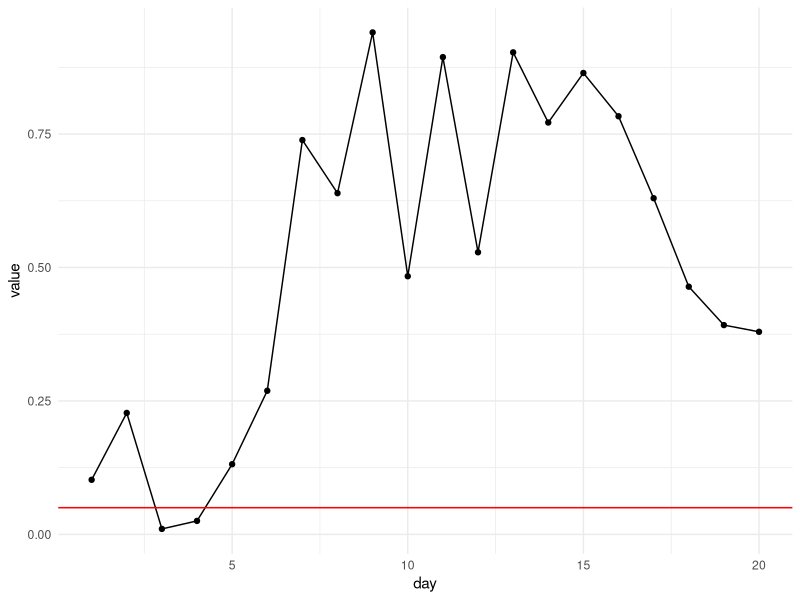
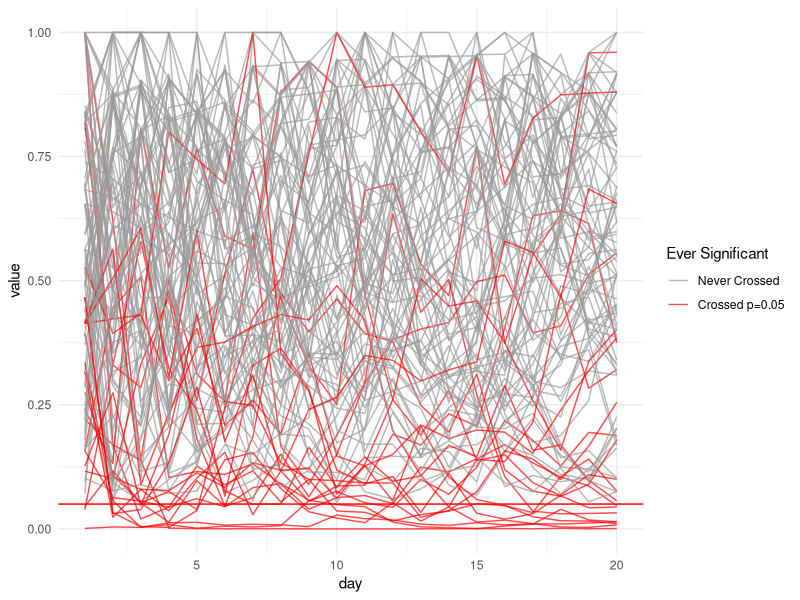

Source code (R) for these figures, in order:
## ---- chunk 1
#| echo: false
#| warning: false 

library(tidyverse)
library(ggplot2)
theme_set(theme_minimal())
## ---- chunk 2
#| code-fold: true 
# set random seed 
set.seed(57)
# simulate daily clicks 
clicks_A_daily <- rbinom(20, size = 10000, prob = 0.001)
clicks_B_daily <- rbinom(20, size = 10000, prob = 0.001)
# calculate cumulative clicks 
clicks_A_cum <- cumsum(clicks_A_daily)
clicks_B_cum <- cumsum(clicks_B_daily)

impressions_cum <- (1:20) * 10000

# loop and calculate p-value for each day 
p_values_cum <- numeric(20)

for (d in 1:20) {
  k_A <- clicks_A_cum[d]
  k_B <- clicks_B_cum[d]
  n_total <- d * 10000
  
  observed_data <- matrix(
    c(k_A, n_total - k_A,
      k_B, n_total - k_B), 
    nrow = 2, 
    byrow = TRUE
  )
  
  test_result <- chisq.test(observed_data, correct = FALSE)
  
  p_values_cum[d] <- test_result$p.value
}

# p_values_cum
## ---- chunk 3
#| code-fold: true 
df <- p_values_cum %>% as_tibble() %>% 
  mutate(day = 1:20)

df %>% ggplot(aes(x = day, y = value)) + 
  geom_line() + 
  geom_point() + 
  geom_hline(yintercept = 0.05, color = "red")
## ---- chunk 4
#| code-fold: true 
# define function for simulation 
sim_one_day <- function(i){
  # simulate daily clicks 
  clicks_A_daily <- rbinom(20, size = 10000, prob = 0.001)
  clicks_B_daily <- rbinom(20, size = 10000, prob = 0.001)
  # calculate cumulative clicks 
  clicks_A_cum <- cumsum(clicks_A_daily)
  clicks_B_cum <- cumsum(clicks_B_daily)
  
  impressions_cum <- (1:20) * 10000
  
  # loop and calculate p-value for each day 
  p_values_cum <- numeric(20)
  
  for (d in 1:20) {
    k_A <- clicks_A_cum[d]
    k_B <- clicks_B_cum[d]
    n_total <- d * 10000
    
    observed_data <- matrix(
      c(k_A, n_total - k_A,
        k_B, n_total - k_B), 
      nrow = 2, 
      byrow = TRUE
    )
    
    test_result <- chisq.test(observed_data, correct = FALSE)
    
    p_values_cum[d] <- test_result$p.value
  }
  
  p_values_cum %>% as_tibble(.) %>% 
    mutate(day = 1:20, 
           exp_id = i)
}

total_sim_df <- data.frame()

for (i in 1:100){
  total_sim_df <- rbind(total_sim_df, sim_one_day(i))
}

total_sim_df <- total_sim_df %>% group_by(exp_id) %>% 
  mutate(ever_sig = any(value <= 0.05)) %>% 
  ungroup(.)

total_sim_df %>% group_by(ever_sig) %>% count(.)

total_sim_df %>% ggplot(aes(x = day, y = value, group=exp_id, color = ever_sig)) + 
  geom_line(alpha = 0.7) + 
  scale_color_manual(
        name = "Ever Significant",
        values = c("TRUE" = "red", "FALSE" = "gray60"),
        labels = c("TRUE" = "Crossed p=0.05", "FALSE" = "Never Crossed")
    ) +
  geom_hline(yintercept = 0.05, color = "red")
